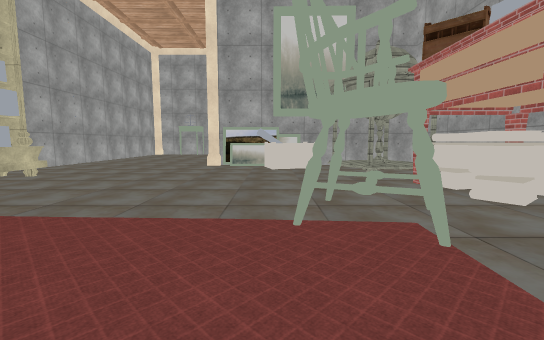
View 1 (above)

17 first-person views from a walk through a scene from a Unity 3-D project. The camera is 1.4 m above the floor, tilts 6° down and sees 90° across. The floor is counted in squares, 2 m on a side. Each view is taken from the middle of a square. On the plan, view 1 faces up. The plan holds only what a view shows up to about 9 squares ahead; the rest is blank. The place goes on beyond the plan. Some surface patterns are stand-ins.

View 2
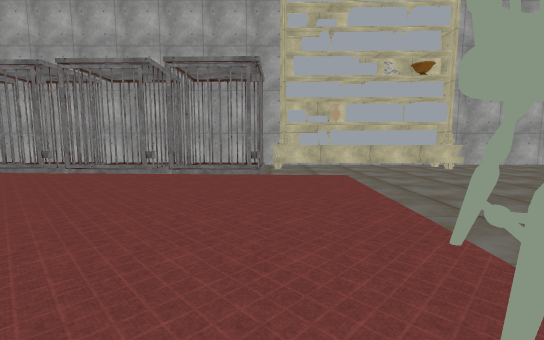

View 3
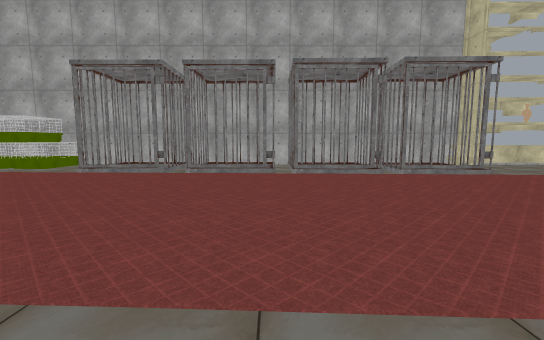

View 4
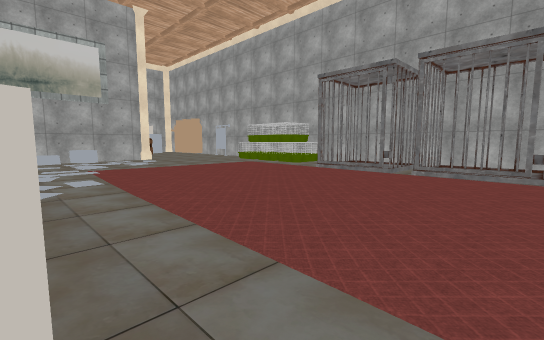

View 5
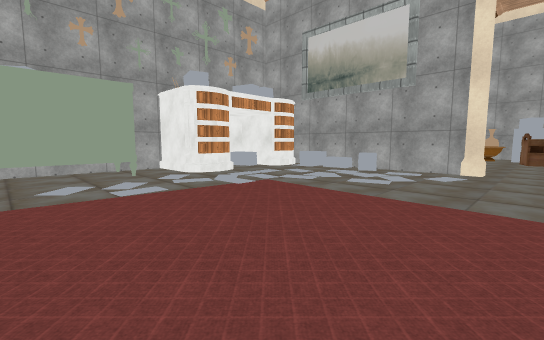

View 6
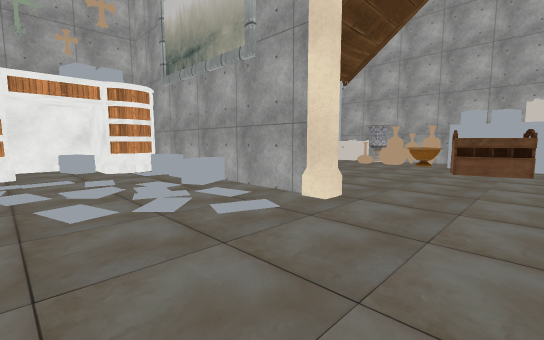

View 7
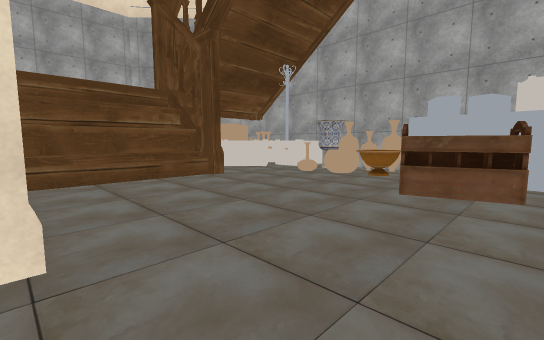

View 8
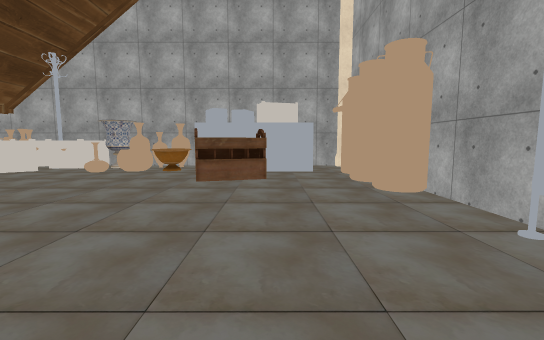

View 9
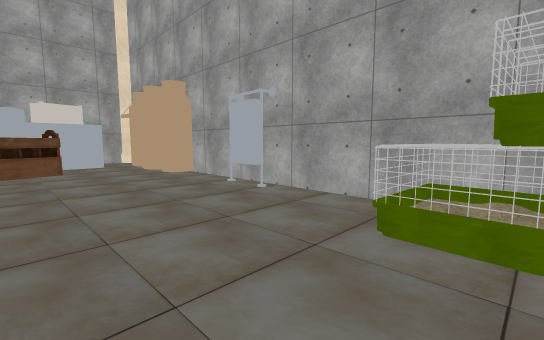

View 10
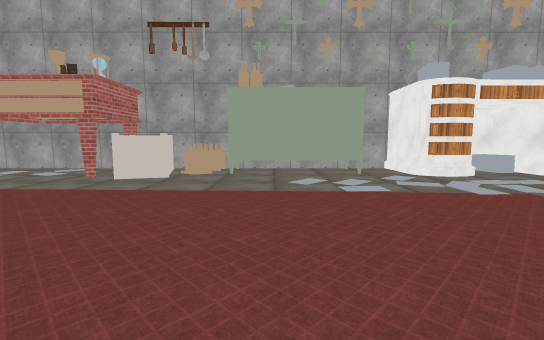

View 11
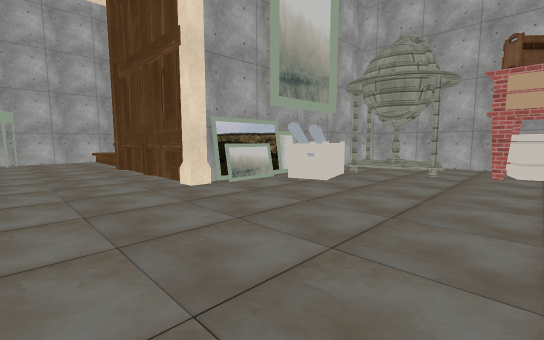

View 12
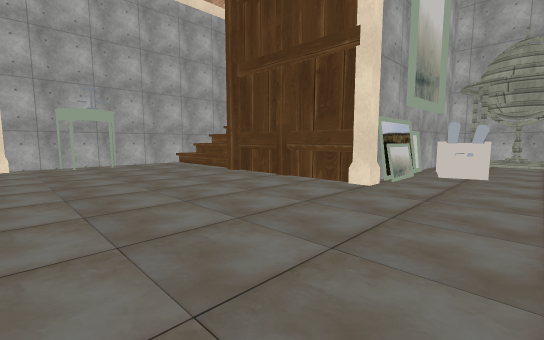

View 13
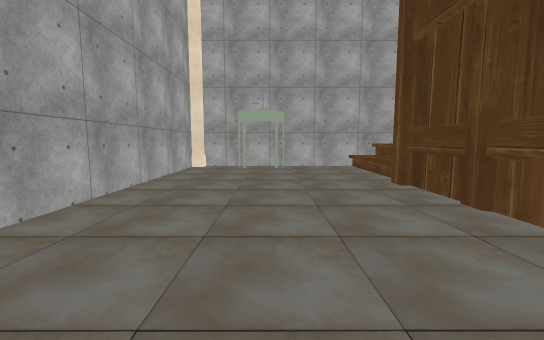

View 14
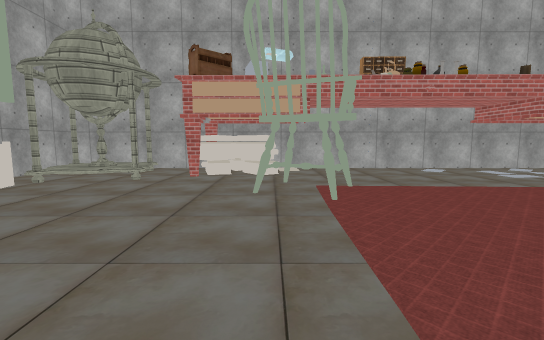

View 15
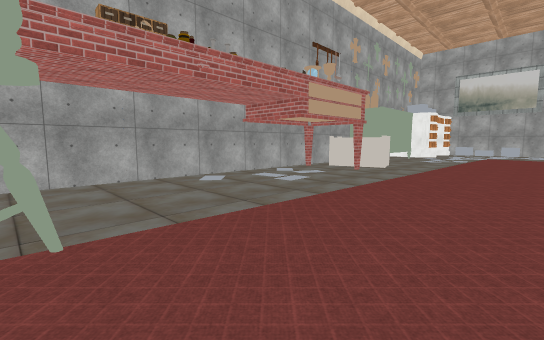

View 16
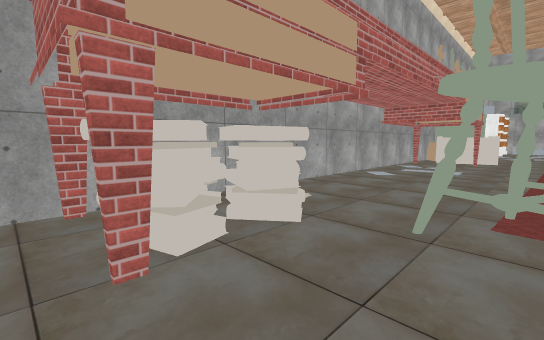

View 17
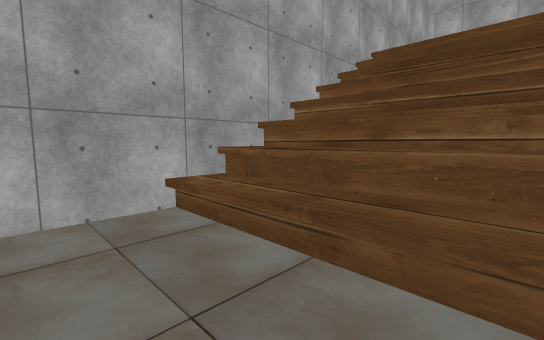

### Floor plan
Key: @ floor where view 1 was taken; # wall or solid block; . floor; / step, stairs or slope; ^ raised ledge; B books; C cage; E desk; A vase; H heater; N console; O other object.
Columns run from 7 left of view 1 to 5 right of it. Each row starts with its distance up from view 1.
 15 ######^#
 14 #.#N..^#
 13 #.....^#
 12 #....^^#
 11 #.....#
 10  .....#
  9  .....#
  8  .....######
  7  ......O###.#
  6  ........##.#
  5  .#.........
  4  .#.......BO
  3  .#.....OBBO
  2  .O.....O...
  1  .^.........#
  0    O...@....#
 -1   OO........#
 -2   OO........#
 -3  #.O........#
 -4  #OO.......#
 -5  #./.....  #
 -6  #O/.....O
 -7  #.O......OO
 -8  #OO......O#
 -9  #........O#
-10  #C.......O#
-11  #C.......##
-12  #C.......E#
-13  .........O#
-14  ......O..E#
-15  #...####O##
-16  H......^##
-17  .......^#
-18  O......^#
-19  #.OO....
-20  O.. ..A
-21  .O  AAA   O
-22  ##OO### ###

Where each view was taken, in squares from view 1:
view 1: 0 up, 0 right, facing up
view 2: 1 up, 2 right, facing left
view 3: 4 down, 2 right, facing left
view 4: 4 down, 2 right, facing down-left
view 5: 8 down, 3 left, facing down-right
view 6: 12 down, 4 left, facing down-right
view 7: 15 down, 4 left, facing down-right
view 8: 14 down, 4 left, facing down
view 9: 12 down, 3 left, facing down-left
view 10: 8 down, 3 left, facing right
view 11: 4 up, 4 left, facing up-right
view 12: 6 up, 6 left, facing up-right
view 13: 7 up, 4 left, facing up
view 14: 3 up, 3 left, facing right
view 15: 2 up, 1 left, facing down-right
view 16: 5 up, 1 right, facing down-right
view 17: 12 up, 3 left, facing up-right
